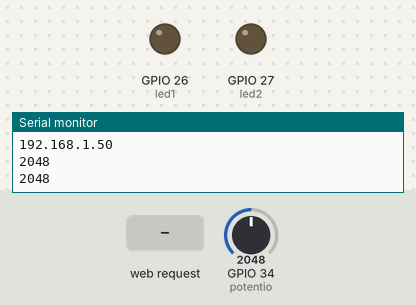
Simulated run of this sketch. Board: ESP32. On the bench: output pins drawn as LEDs (lit = HIGH), the last lines printed to the serial monitor. The inputs (shaded band) are chosen by the test bench; at power-on: GPIO 34 (potentio) = 2048. WiFi joins after 1.5 s; servers stay silent unless stated.

Above: at 2.7 s.
2.8 s: HTTP request GET /led1 received
At 4.7 s:
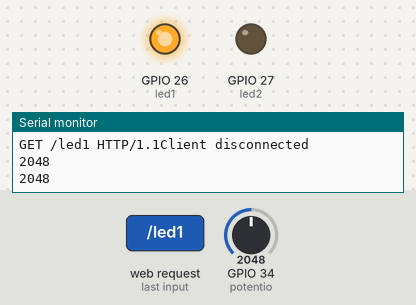
5.0 s: HTTP request GET /led2 received
At 6.3 s:
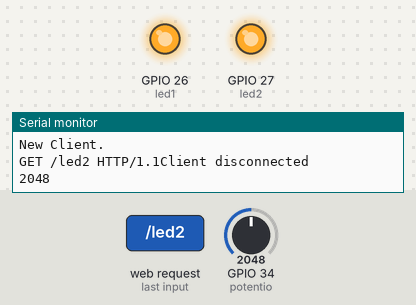
7.0 s: HTTP request GET /led1 received
At 7.9 s:
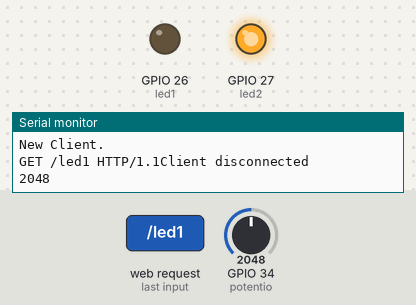
Timing chart, 0 to 10.0 s (numbered marks = the images above; inputs shaded):
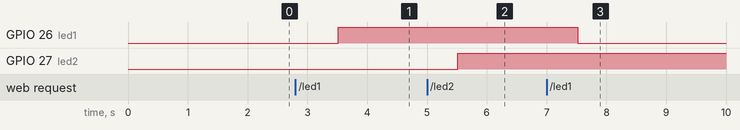

Measured:
- after the input at 2.8 s, GPIO 26 (led1): LOW → HIGH after 0.71 s
- after the input at 5.0 s, GPIO 27 (led2): LOW → HIGH after 0.52 s
- after the input at 7.0 s, GPIO 26 (led1): HIGH → LOW after 0.52 s

The sketch:

esp32_line_notify_digitalneering.ino
```cpp
 //This is program
//to build IoT Application between ESP32 and Line Notify
// step by step are explain on YouTube channel

// YouTube channel : Digitalneering

//dont forget to subscribe channel to supporting
//download TridentTd_LineNotify libraries on Arduino's application

#include <TridentTD_LineNotify.h>
#include <WiFi.h>


#define LINE_TOKEN  "Your token"
#define potentio 34
#define led1 26
#define led2 27
#define led3 25


const char* ssid     = "Your SSID";
const char* password = "Password";

WiFiServer server(80);

void setup()
{
    Serial.begin(115200);
    pinMode(led1, OUTPUT);      // set the LED pin mode
    pinMode(led2, OUTPUT);
    pinMode(potentio, INPUT);
    delay(10);

    // We start by connecting to a WiFi network

    Serial.println();
    Serial.println();
    Serial.print("Connecting to ");
    Serial.println(ssid);

    WiFi.begin(ssid, password);

    while (WiFi.status() != WL_CONNECTED) {
        delay(500);
        Serial.print(".");
    }

    Serial.println("");
    Serial.println("WiFi connected.");
    Serial.println("IP address: ");
    Serial.println(WiFi.localIP());

    server.begin();
    LINE.setToken(LINE_TOKEN);
}

int value = 0;

void loop(){
  WiFiClient client = server.available();
  int sensorvalue = analogRead(potentio);

  if (client) {
   Serial.println("New Client.");

  while (client.connected()){
  String request = client.readStringUntil('\r');
  Serial.print(request);
  client.println("HTTP/1.1 200 OK");
  client.println("Content-type:text/html");
  client.println();
  client.print("Click <a href=\"/led1\">here</a> to turn the LED on pin 26 .<br>");
  client.print("Click <a href=\"/led2\">here</a> to turn the LED on pin 27 .<br>");

  if(request.indexOf("led1") != -1 ) {
    digitalWrite(led1, !digitalRead(led1));
  }
  if(request.indexOf("led2") != -1 ) {
    digitalWrite(led2, !digitalRead(led2));
  }
  if(request.indexOf("led3") != -1 ) {
    digitalWrite(led3, !digitalRead(led3));
  }


   client.print(sensorvalue);
   client.print(",");
   client.print("Led 1 = ");
   client.print(digitalRead(led1));
   client.print(",");
   client.print("Led 2 = ");
   client.println(digitalRead(led2));

      //logic condition for notify line
     if (digitalRead(led1) == 1) {
     LINE.notify("Led 1 pin 26 status on");
     }
     if (digitalRead(led2) == 1) {
     LINE.notify("Led 1 pin 27 status on");
     }

   break;
    }


   delay(1);
   client.stop();
   Serial.println("Client disconnected");

  }
       //logic condition for notify line
      if (sensorvalue >= 2200) {
      LINE.notify("Sensor too high value");

     }
Serial.println(sensorvalue);
delay(1000);
}
```
